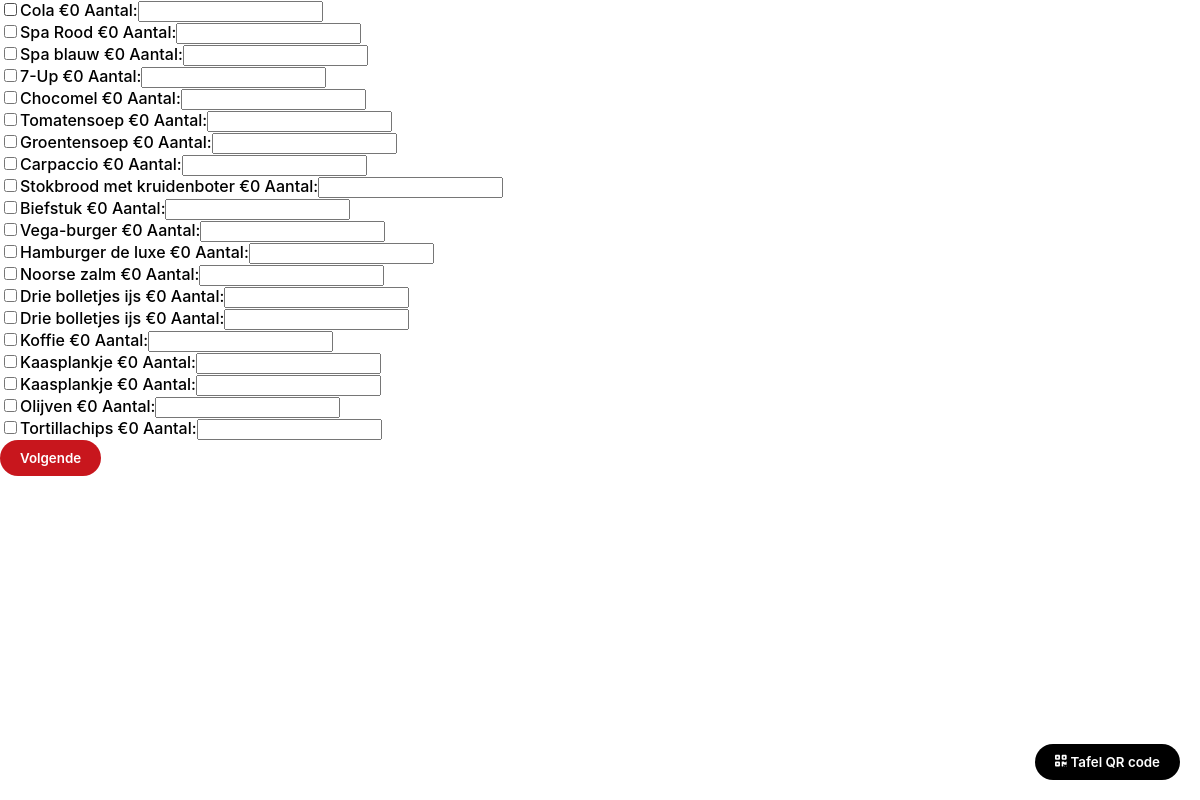
The app's page /product.php?idtafel=2 with its own data.
### tables this page shows
CREATE TABLE `product` (
  `idproduct` int NOT NULL,
  `naam` varchar(255) NOT NULL,
  `prijs` int NOT NULL
);

### src/system/DotEnv.php (called while the page is built, shortened)
<?php
class DotEnv
{
    protected $path;
    public function __construct(string $path)
    {
        $this->path = $path;
    }
    public function load(): void
    {
        $lines = file(
            $this->path,
            FILE_IGNORE_NEW_LINES | FILE_SKIP_EMPTY_LINES
        );
        foreach ($lines as $line) {
            if (strpos(trim($line), '#') === 0) {
                continue;
            }
            list($name, $value) = explode('=', $line, 2);
            $name = trim($name);
            $value = trim($value);
        }
    }
}

### src/system/Database.php (called while the page is built, shortened)
<?php
final class Database extends PDO
{
    protected static $instance;
    private static ?array $env = null;
    protected $cache;
    public static function getInstance($envpath): Database
    {
        if (!self::$instance) {
            self::$instance = new Database($envpath);
        }
        return self::$instance;
    }
    public function __construct($envpath)
    {
        if (is_null(self::$env)) {
            $connection = getenv("DB_CONNECTION");
            $host = getenv("DB_HOST");
            $port = getenv("DB_PORT");
            $dbname = getenv("DB_DATABASE");
            self::$env['dsn'] = "$connection:host=$host;port=$port;dbname=$dbname;charset=utf8";
            self::$env['username'] = getenv("DB_USERNAME");
            self::$env['password'] = getenv("DB_PASSWORD");
        }
        $this->cache = array();
    }
    public function getPreparedStatement($query): PDOStatement
    {
        $hash = md5($query);
        if (!isset($this->cache[$hash])) {
            $this->cache[$hash] = $this->prepare($query);
        }
        return $this->cache[$hash];
    }
}

### src/model/Model.php (called while the page is built, shortened)
<?php
class Model
{
    protected static string $tableName = '';
    protected array $columns;
    private Database $db;
    public function __construct($db)
    {
        $this->db = $db;
    }
    public function getColumnValue($column)
    {
        return $this->columns[$column];
    }
    private function createFromDb($column)
    {
        foreach ($column as $key => $value) {
            $this->columns[$key] = $value;
        }
    }
    public function getAll(
        $condition = array(),
        $order = null,
        $startIndex = null,
        $count = null
    ) {
        $query = "SELECT * FROM " . static::$tableName;
        $query = rtrim($query, ' AND ');
        return $this->get($query, $condition);
    }
    public function get($query, $condition = array())
    {
        $s = $this->db->getPreparedStatement($query);
        $s->execute($condition);
        $result = $s->fetchAll(PDO::FETCH_ASSOC);
        $collection = array();
        foreach ($result as $row) {
            $item = new $className();
            $item->createFromDb($row);
            array_push($collection, $item);
        }
        return $collection;
    }
}

### src/product.php (the view, shortened to what this page needs)
<!doctype html>
<html>
<head>
    <link rel="stylesheet" href="css.css">
</head>
<body>
    <form action="bestellingdoorvoeren.php" method="post">
        <?php
        $productModel = new ProductModel();
        $products = $productModel->getAll();
        $idTafel = $_GET['idtafel'] ?? false;
        if ($idTafel) {
            foreach ($products as $product) {
                $naam = $product->getColumnValue('naam');
                $prijs = $product->getColumnValue('prijs');
                $idproduct = $product->getColumnValue('idproduct');
                echo "<div class='product-items'>";
                echo "<label><input type='checkbox' name='products[]' value='{$idproduct}'>{$naam}</label>";
                echo " <label>€${prijs}</label>";
                echo " <label>Aantal:<input type='number' name='product{$idproduct}'></label>";
                echo " </div>";
            }
            echo "<button>Volgende</button>";
        } else {
            http_response_code(404);
            include('error_404.php');
            die();
        }
        ?>
    </form>
    <button id="btn-popup" class="secondary-btn">
        Tafel QR code
    </button>
</body>
</html>

### src/css.css (style rules this page uses)
body { font-family: 'Inter', sans-serif; font-weight: 500; padding: 0; margin: 0; }
button { border-radius: 20px; font-family: 'Inter', sans-serif; font-weight: 600; background-color: #c8161d; color: #fff; padding: 10px 20px; border: none; }
.secondary-btn { position: fixed; bottom: 20px; right: 20px; background-color: black; border-radius: 20px; }

### src/product.php (style rules this page uses)
svg { fill: #ffffff }

### records on screen
product: naam "Cola", prijs "0"
product: naam "Spa Rood", prijs "0"
product: naam "Spa blauw", prijs "0"
product: naam "7-Up", prijs "0"
product: naam "Chocomel", prijs "0"
product: naam "Tomatensoep", prijs "0"
product: naam "Groentensoep", prijs "0"
product: naam "Carpaccio", prijs "0"
product: naam "Stokbrood met kruidenboter", prijs "0"
product: naam "Biefstuk", prijs "0"
product: naam "Vega-burger", prijs "0"
product: naam "Hamburger de luxe", prijs "0"
product: naam "Noorse zalm", prijs "0"
product: naam "Drie bolletjes ijs", prijs "0"
product: naam "Drie bolletjes ijs", prijs "0"
product: naam "Koffie", prijs "0"
product: naam "Kaasplankje", prijs "0"
product: naam "Kaasplankje", prijs "0"
product: naam "Olijven", prijs "0"
product: naam "Tortillachips", prijs "0"
